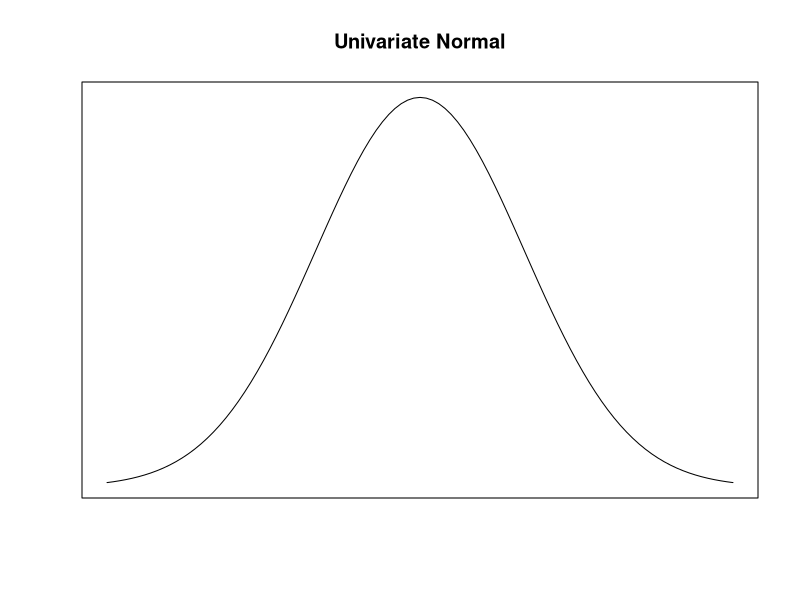
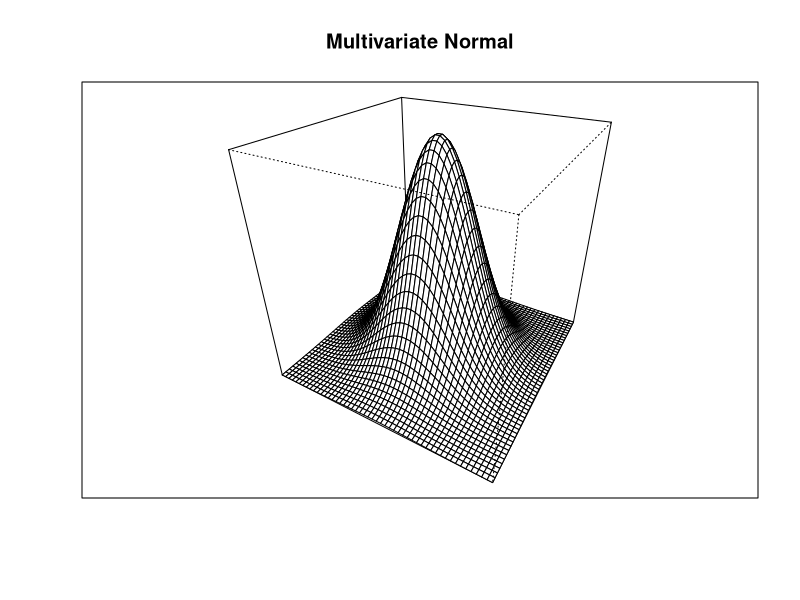
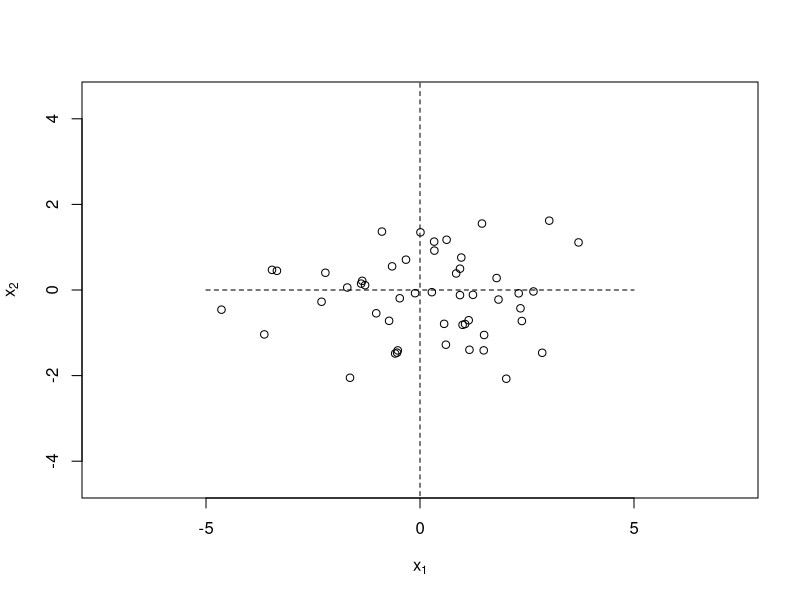
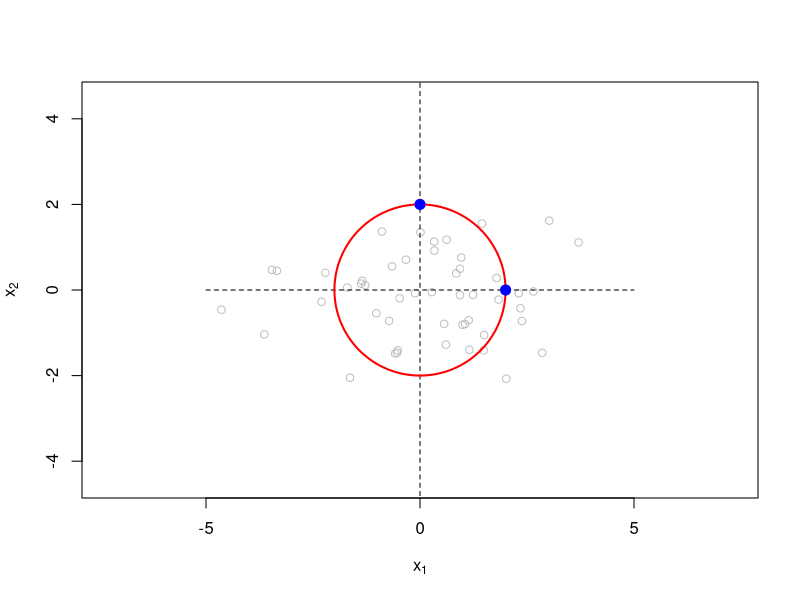
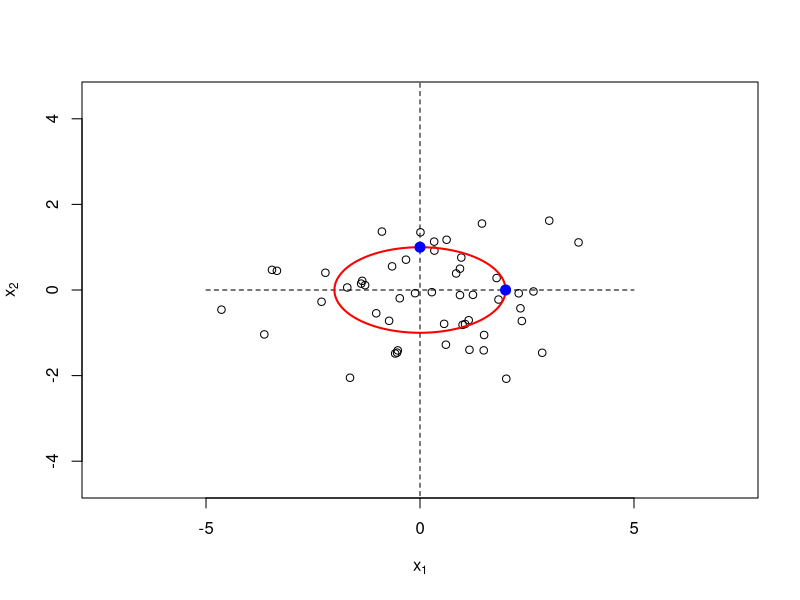
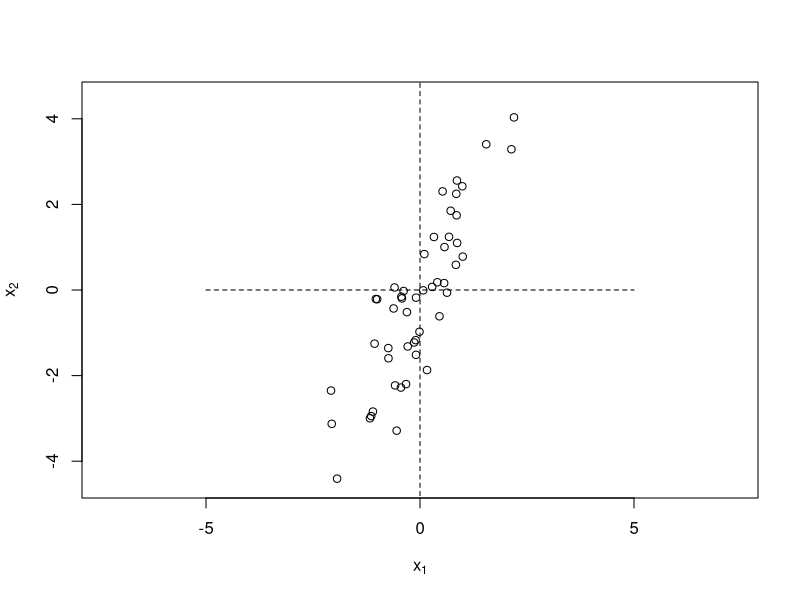
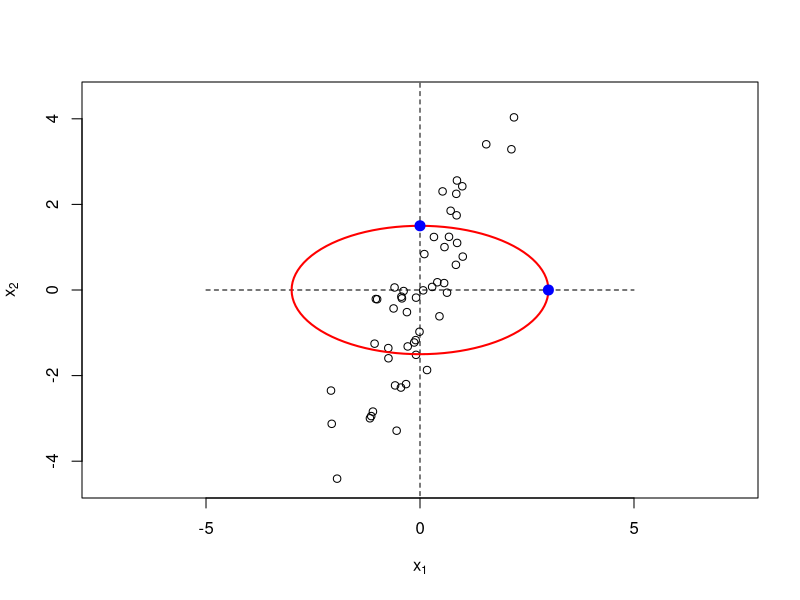
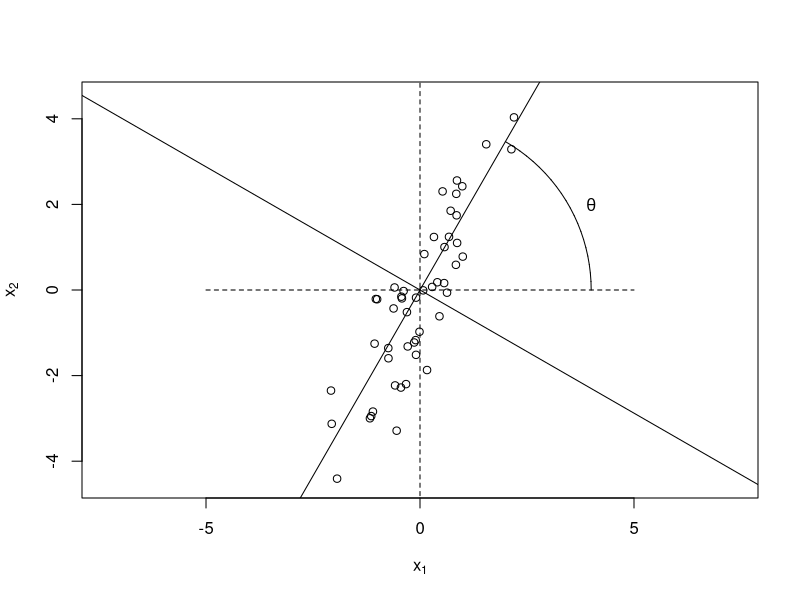

R code for these plots, in order:
####
#### Univariate and bivariate normal densities.
####

## Univariate normal.
pdf("figures/norm.pdf")
curve(dnorm, from = -3, to = 3, xlab = "", ylab = "", main = "Univariate Normal", 
  xaxt = "n", yaxt = "n")
dev.off()

## Bivariate normal.
library(mvtnorm)

x <- y <- seq(-3, 3, length = 50)
f <- function(x, y) { dmvnorm(cbind(x, y)) }
z <- outer(x, y, f)

pdf("figures/mvnorm.pdf")
persp(x, y, z, theta = 30, phi = 30, main = "Multivariate Normal", axes = FALSE)
box()
dev.off()

####
#### Statistical distance.
####

library(mvtnorm)

set.seed(101)
Y <- rmvnorm(50, mean = c(0, 0), sigma = matrix(c(4, 0, 0, 1), nrow = 2))

pdf("figures/dist_biv_norm.pdf", height = 5, width = 5)
plot(Y, xlim = c(-4.5, 4.5), ylim = c(-4.5, 4.5), xlab = expression(x[1]), 
  ylab = expression(x[2]), asp = 1)
lines(c(-5, 5), c(0, 0), lty = 2)
lines(c(0, 0), c(-5, 5), lty = 2)
dev.off()

library(plotrix)
pdf("figures/dist_biv_norm_annot.pdf", height = 5, width = 5)
plot(Y, xlim = c(-4.5, 4.5), ylim = c(-4.5, 4.5), xlab = expression(x[1]), 
  ylab = expression(x[2]), col = "grey", asp = 1)
lines(c(-5, 5), c(0, 0), lty = 2)
lines(c(0, 0), c(-5, 5), lty = 2)
draw.circle(0, 0, 2, border = "red", lwd = 2)
points(c(0, 2), c(2, 0), pch = 20, col = "blue", cex = 2)
dev.off()

pdf("figures/dist_biv_norm_ellipse.pdf", height = 5, width = 5)
plot(Y, xlim = c(-4.5, 4.5), ylim = c(-4.5, 4.5), xlab = expression(x[1]), 
  ylab = expression(x[2]), asp = 1)
lines(c(-5, 5), c(0, 0), lty = 2)
lines(c(0, 0), c(-5, 5), lty = 2)
draw.ellipse(0, 0, 2, 1, border = "red", lwd = 2)
points(c(0, 2), c(1, 0), pch = 20, col = "blue", cex = 2)
dev.off()

##
## Rotated axes.
##

library(mvtnorm)

set.seed(101)

rho <- 0.85
sg <- c(1, 2)
Sigma <- matrix(c(sg[1] ^ 2, prod(sg) * rho, prod(sg) * rho, sg[2] ^ 2), nrow = 2)
Y <- rmvnorm(50, mean = c(0, 0), sigma = Sigma)

pdf("figures/dist_biv_norm_rot.pdf", height = 5, width = 5)
plot(Y, xlim = c(-4.5, 4.5), ylim = c(-4.5, 4.5), xlab = expression(x[1]), 
  ylab = expression(x[2]), asp = 1)
lines(c(-5, 5), c(0, 0), lty = 2)
lines(c(0, 0), c(-5, 5), lty = 2)
dev.off()

pdf("figures/dist_biv_norm_rot_annot.pdf", height = 5, width = 5)
plot(Y, xlim = c(-4.5, 4.5), ylim = c(-4.5, 4.5), xlab = expression(x[1]), 
  ylab = expression(x[2]), asp = 1)
lines(c(-5, 5), c(0, 0), lty = 2)
lines(c(0, 0), c(-5, 5), lty = 2)

draw.ellipse(0, 0, 3, 1.5, border = "red", lwd = 2)
points(c(0, 3), c(1.5, 0), pch = 20, col = "blue", cex = 2)
dev.off()

pdf("figures/dist_biv_norm_rot_axes.pdf", height = 5, width = 5)
plot(Y, xlim = c(-4.5, 4.5), ylim = c(-4.5, 4.5), xlab = expression(x[1]), 
  ylab = expression(x[2]), asp = 1)
lines(c(-5, 5), c(0, 0), lty = 2)
lines(c(0, 0), c(-5, 5), lty = 2)

slp <- coef(lm(Y[, 2] ~ Y[, 1]))[2]
theta <- acos(1 / sqrt(1 + slp ^ 2))
draw.radial.line(start = 0, end = 10, center = c(0, 0), angle = theta)
draw.radial.line(start = 0, end = 10, center = c(0, 0), angle = theta + pi / 2)
draw.radial.line(start = 0, end = 10, center = c(0, 0), angle = theta + pi)
draw.radial.line(start = 0, end = 10, center = c(0, 0), angle = theta - pi / 2)

draw.arc(0, 0, radius = 4, angle1 = 0, angle2 = theta)
text(4, 2, expression(theta))
dev.off()

pdf("figures/dist_biv_norm_rot_ellipse.pdf", height = 5, width = 5)
plot(Y, xlim = c(-4.5, 4.5), ylim = c(-4.5, 4.5), xlab = expression(x[1]), 
  ylab = expression(x[2]), asp = 1)
lines(c(-5, 5), c(0, 0), lty = 2)
lines(c(0, 0), c(-5, 5), lty = 2)

draw.ellipse(0, 0, 3, 1.5, angle = theta, deg = FALSE, segment = c(0, 2 * pi), 
  border = "red", lwd = 2)
dev.off()
